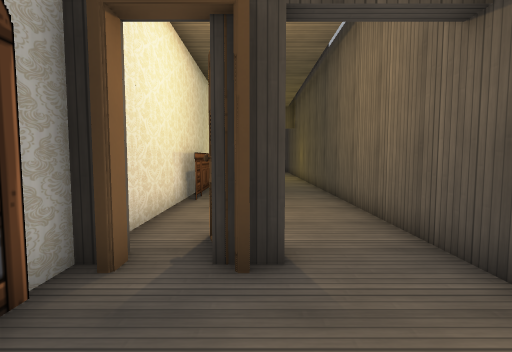
View 1 (above)

13 first-person views from a walk through a level from a Godot 3-D game. The camera is 1.3 m above the floor, tilts 4° down and sees 85° across. The floor is counted in squares, 1 m on a side. Each view is taken from the middle of a square. On the plan, view 1 faces up. The plan holds only what a view shows up to about 13 squares ahead; the rest is blank. The place goes on beyond the plan. Flat picture figures and markers are left out. Door leaves are left out where a doorway can be walked through. Some surface patterns are stand-ins.

View 2
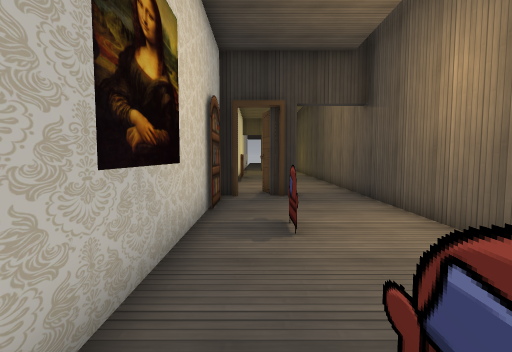

View 3
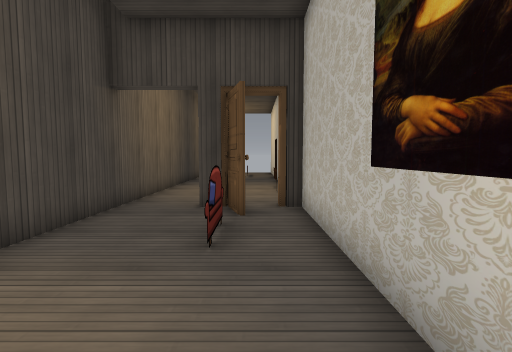

View 4
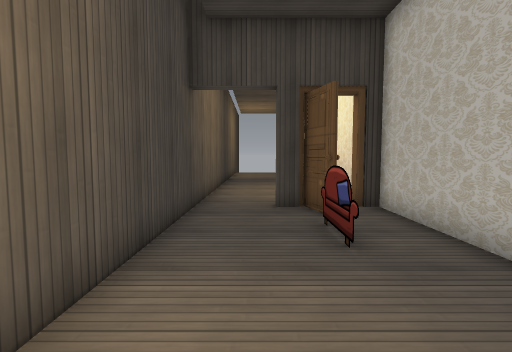

View 5
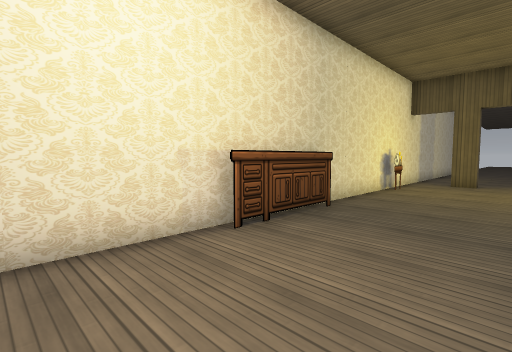

View 6
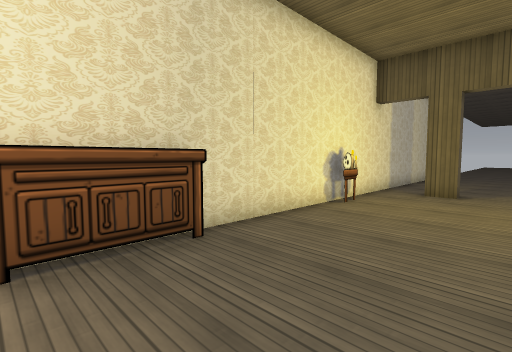

View 7
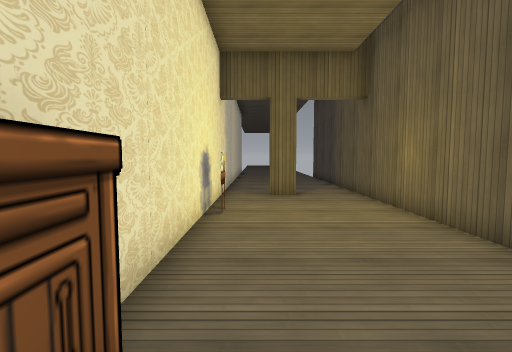

View 8
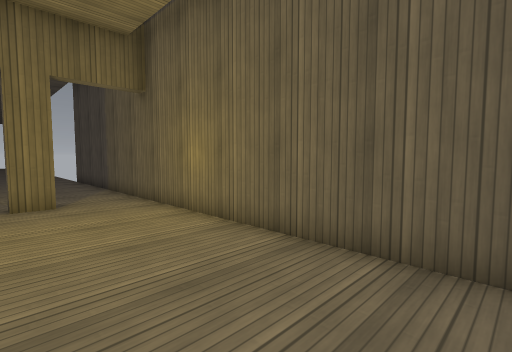

View 9
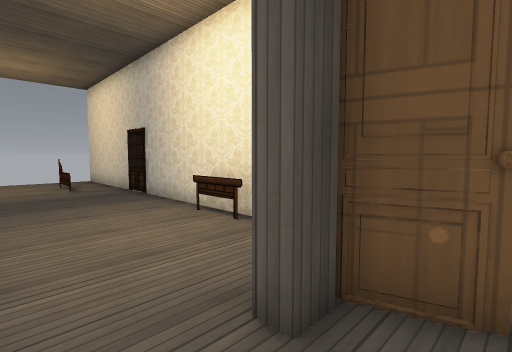

View 10
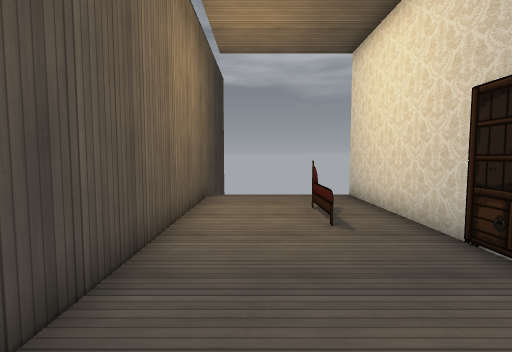

View 11
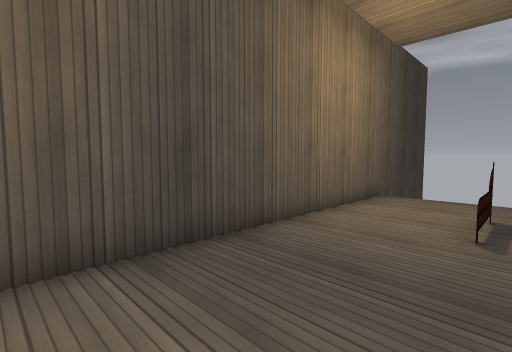

View 12
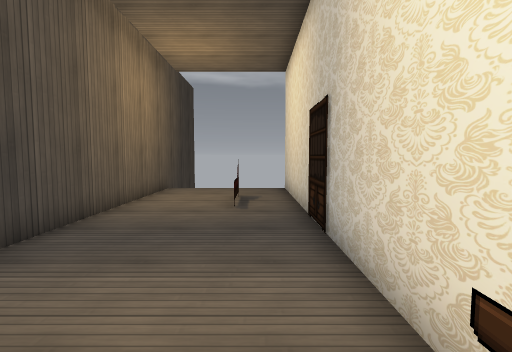

View 13
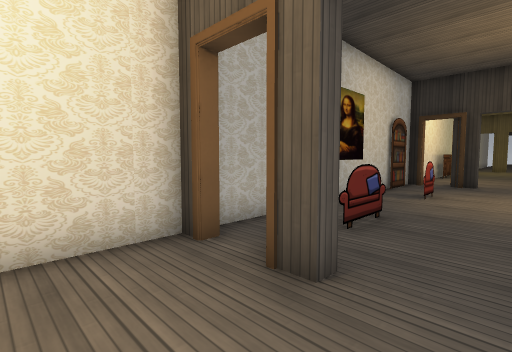

### Floor plan
Key: @ floor where view 1 was taken; # wall or solid block; . floor; D open door; C chair; T thing the floor can be seen under or through; S shelf.
Columns run from 2 left of view 1 to 3 right of it. Each row starts with its distance up from view 1.
 23 #....#
 22 #....#
 21 #....#
 20 DD#..#
 19 DD...#
 18 #....#
 17 #....#
 16 #....#
 15 #....#
 14 #....#
 13 #....#
 12 #....#
 11 #....#
 10 #....#
  9 #....#
  8 #....#
  7 #....#
  6 #....#
  5 #....#
  4 ##...#
  3 ###..#
  2 #....#
  1 #....#
  0 #.@..#
 -1 #.C..#
 -2 #....#
 -3 #....#
 -4 #....#
 -5 #.C..#
 -6 #.C..#
 -7 #T...#
 -8 #T#..#
 -9 #....#
-10 #....#
-11 #....#
-12 #....#
-13 #....#
-14 #....#
-15 #....#
-16 #....#
-17 #....#
-18 #....#
-19 #....#
-20 #.S..#
-21 #....#
-22 #....#
-23 #....#
-24 #    #

Where each view was taken, in squares from view 1:
view 1: 0 up, 0 right, facing up
view 2: 6 down, 1 left, facing up
view 3: 1 down, 1 left, facing down
view 4: 1 down, 1 right, facing down
view 5: 5 up, 2 right, facing up-left
view 6: 9 up, 2 right, facing up-left
view 7: 10 up, 1 left, facing up
view 8: 11 up, 1 left, facing up-right
view 9: 7 down, 2 right, facing down-left
view 10: 14 down, 1 right, facing down
view 11: 14 down, 1 left, facing down-right
view 12: 12 down, 1 left, facing down
view 13: 11 down, 2 right, facing up-left
